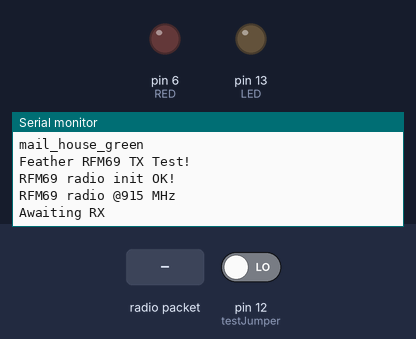
Recording of a program running on a simulated Arduino Leonardo, built with avr-gcc and run on an emulated ATmega32U4. Shown: output pins drawn as LEDs (lit = HIGH), the last lines printed to the serial monitor. Inputs (shaded band) come from the test bench; at power-on: pin 12 (testJumper) LOW. No radio packets arrive unless stated; pins used as bus, display or sensor lines are not drawn.

Above: at 1.8 s.
1.9 s: pin 12 (testJumper) driven HIGH
At 4.8 s:
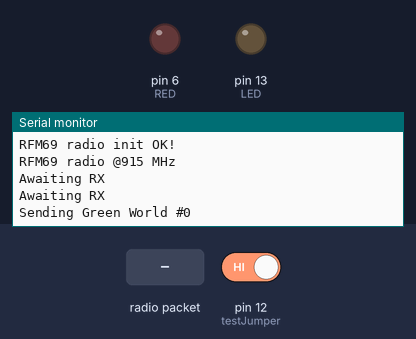
6.9 s: radio packet "1" arrives
At 8.0 s:
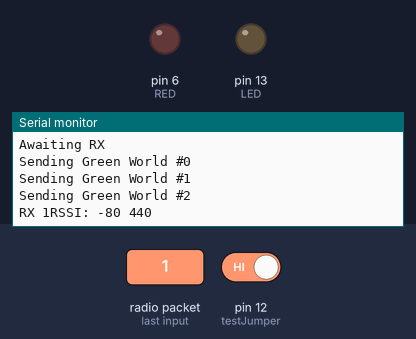
Timing chart, 0 to 9.9 s (numbered marks = the images above; inputs shaded):
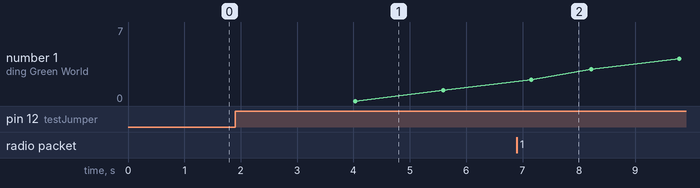

Measured:
- after the input at 1.9 s, the serial monitor: prints a new line after 2.1 s (image 1)
- after the input at 6.9 s, the serial monitor: prints a new line after 0.32 s (image 2)
- plotted number 1: 1 → 7 after the input at 6.9 s

The program:

main.cpp
```cpp
//radio_mailbox_green

// rf69 demo tx rx.pde
// -*- mode: C++ -*-
// Example sketch showing how to create a simple messageing client
// with the RH_RF69 class. RH_RF69 class does not provide for addressing or
// reliability, so you should only use RH_RF69  if you do not need the higher
// level messaging abilities.
// It is designed to work with the other example rf69_server.
// Demonstrates the use of AES encryption, setting the frequency and modem
// configuration

#include <Arduino.h>
#include <SPI.h>
#include <RH_RF69.h>

/************ Radio Setup ***************/

// Change to 434.0 or other frequency, must match RX's freq!
#define RF69_FREQ 915.0

//#if defined (__AVR_ATmega32U4__) // Feather 32u4 w/Radio
#define RFM69_CS      8
#define RFM69_INT     7
#define RFM69_RST     4
#define LED           13
#define testJumper   12
#define RED           6
//#define YELLOW        5
//#define speakerPin    10
//#endif


int duration = 1000;   // how long the tone lasts
bool gotMail = false;
bool sendTX = false;
bool red = false;
char radiopacket[20] = "Green got mail  #";
//bool heedRXRed = true;

// Singleton instance of the radio driver
RH_RF69 rf69(RFM69_CS, RFM69_INT);

int16_t packetnum = 0;  // packet counter, we increment per xmission

//-----------------------------------------------------------------------------------------------------
//     BLINK     BLINK     BLINK     BLINK     BLINK     BLINK     BLINK     BLINK     BLINK     BLINK
//-----------------------------------------------------------------------------------------------------

void Blink(byte PIN, byte DELAY_MS, byte loops) {
  for (byte i=0; i<loops; i++)  {
    digitalWrite(PIN,HIGH);
    delay(DELAY_MS);
    digitalWrite(PIN,LOW);
    delay(DELAY_MS);
  }
}
//-----------------------------------------------------------------------------------------------------
//     BLINK     BLINK     BLINK     BLINK     BLINK     BLINK     BLINK     BLINK     BLINK     BLINK
//-----------------------------------------------------------------------------------------------------

//-----------------------------------------------------------------------------------------------------
//     TEST     TEST     TEST     TEST     TEST     TEST     TEST     TEST     TEST     TEST
//-----------------------------------------------------------------------------------------------------
void Test() {
  delay(1000);  // Wait 1 second between transmits, could also 'sleep' here!

  char radiopacket[20] = "Green World #";
  itoa(packetnum++, radiopacket + 13, 10);
  Serial.print("Sending "); Serial.println(radiopacket);

  // Send a message!
  rf69.send((uint8_t *)radiopacket, strlen(radiopacket));
  rf69.waitPacketSent();

  // Now wait for a reply
  uint8_t buf[RH_RF69_MAX_MESSAGE_LEN];
  uint8_t len = sizeof(buf);

  if (rf69.waitAvailableTimeout(500))  {
    // Should be a reply message for us now
    if (rf69.recv(buf, &len)) {
      int freq = map(freq, 0, (rf69.lastRssi(), DEC), 440, 2440);
      Serial.print("RX "); Serial.print((char*)buf); Serial.print("RSSI: ");
      Serial.print(rf69.lastRssi(), DEC);
      Serial.print(" ");
      Serial.println(freq);
     /* if (strstr((char *)buf, "Red")) {
        tone(speakerPin, freq, duration); // play the tone
      } else {
        tone(speakerPin, freq, 2000); // play the tone
      }
*/
    } else {
      Serial.println("No reply, is another RFM69 listening?");
    }
  }
}
//-----------------------------------------------------------------------------------------------------
//     TEST     TEST     TEST     TEST     TEST     TEST     TEST     TEST     TEST     TEST
//-----------------------------------------------------------------------------------------------------

//-----------------------------------------------------------------------------------------------------
//     SETUP     SETUP     SETUP     SETUP     SETUP     SETUP     SETUP     SETUP     SETUP     SETUP
//-----------------------------------------------------------------------------------------------------
void setup()
{
  Serial.begin(115200);
  //while (!Serial) { delay(1); } // wait until serial console is open, remove if not tethered to computer

  pinMode(LED, OUTPUT);
  pinMode(RED, OUTPUT);
  // pinMode(YELLOW, OUTPUT);
  pinMode(testJumper, INPUT);
  // pinMode(speakerPin, OUTPUT);
  pinMode(RFM69_RST, OUTPUT);
  digitalWrite(RFM69_RST, LOW);
  Serial.println("mail_house_green");

  Serial.println("Feather RFM69 TX Test!");
  Serial.println();

  // manual reset
  digitalWrite(RFM69_RST, HIGH);
  delay(10);
  digitalWrite(RFM69_RST, LOW);
  delay(10);

  if (!rf69.init()) {
    Serial.println("RFM69 radio init failed");
    while (1);
  }
  Serial.println("RFM69 radio init OK!");
  // Defaults after init are 434.0MHz, modulation GFSK_Rb250Fd250, +13dbM (for low power module)
  // No encryption
  if (!rf69.setFrequency(RF69_FREQ)) {
    Serial.println("setFrequency failed");
  }

  // If you are using a high power RF69 eg RFM69HW, you *must* set a Tx power with the
  // ishighpowermodule flag set like this:
  rf69.setTxPower(20, true);  // range from 14-20 for power, 2nd arg must be true for 69HCW

  // The encryption key has to be the same as the one in the server
  uint8_t key[] = { 0x01, 0x02, 0x03, 0x04, 0x05, 0x06, 0x07, 0x08,
                    0x01, 0x02, 0x03, 0x04, 0x05, 0x06, 0x07, 0x08
                  };
  rf69.setEncryptionKey(key);

  Serial.print("RFM69 radio @");  Serial.print((int)RF69_FREQ);  Serial.println(" MHz");
}
//-----------------------------------------------------------------------------------------------------
//     SETUP     SETUP     SETUP     SETUP     SETUP     SETUP     SETUP     SETUP     SETUP     SETUP
//-----------------------------------------------------------------------------------------------------

//-----------------------------------------------------------------------------------------------------
//     LOOP     LOOP     LOOP     LOOP     LOOP     LOOP     LOOP     LOOP     LOOP     LOOP     LOOP
//-----------------------------------------------------------------------------------------------------
void loop() {
  if (digitalRead(testJumper) == HIGH) {
    Test();
    return;
  }

  delay(1000);  // Wait 1 second between transmits, could also 'sleep' here!
  //-------------------------------------------------TX---------------------------------------
  if (gotMail) {
    itoa(packetnum++, radiopacket + 16, 10);
    Serial.print("TX "); Serial.println(radiopacket);
    //Serial.println("  gotMail"); Serial.println(gotMail);
    rf69.send((uint8_t *)radiopacket, strlen(radiopacket)); // Send a message!
    rf69.waitPacketSent();
  }

  uint8_t buf[RH_RF69_MAX_MESSAGE_LEN]; // Now wait for a reply
  uint8_t len = sizeof(buf);
  //-------------------------------------------------TX/RX-----------------------------------------

  if (rf69.waitAvailableTimeout(500))  { // Should be a reply message for us now*
    if (rf69.recv(buf, &len)) {
      if (!len) return;
      buf[len] = 0;
      Serial.print("RX ["); Serial.print(len); Serial.print("]: ");
      Serial.print((char*)buf); Serial.print(" - RSSI: ");
      Serial.println(rf69.lastRssi(), DEC);

      if ((!gotMail) and (strstr((char *)buf, "Red"))) {
        digitalWrite(RED, HIGH);
        gotMail = true;
        char radiopacket[20] = "Green got mail #";
      }


      Serial.print("gotMail = ");  Serial.println(gotMail);
      if ((gotMail) and (strstr((char*)buf, "RED"))) {
       // digitalWrite(YELLOW, HIGH);
       // delay(5000);
       // digitalWrite(YELLOW, LOW);
        digitalWrite(RED, LOW);
        char radiopacket[20] = "Green ACK      #";
        itoa(packetnum++, radiopacket + 16, 10);
        Serial.print("TX "); Serial.print(radiopacket); Serial.print("gotMail = "); Serial.println(gotMail);
        rf69.send((uint8_t *)radiopacket, strlen(radiopacket)); // Send a message!
        rf69.waitPacketSent();
        gotMail = false;
      }

    } else {
      Serial.println("Receive failed");
    }
  } else {
    Serial.println("Awaiting RX");
  }
}
//-----------------------------------------------------------------------------------------------------
//     LOOP     LOOP     LOOP     LOOP     LOOP     LOOP     LOOP     LOOP     LOOP     LOOP     LOOP
//-----------------------------------------------------------------------------------------------------
```
